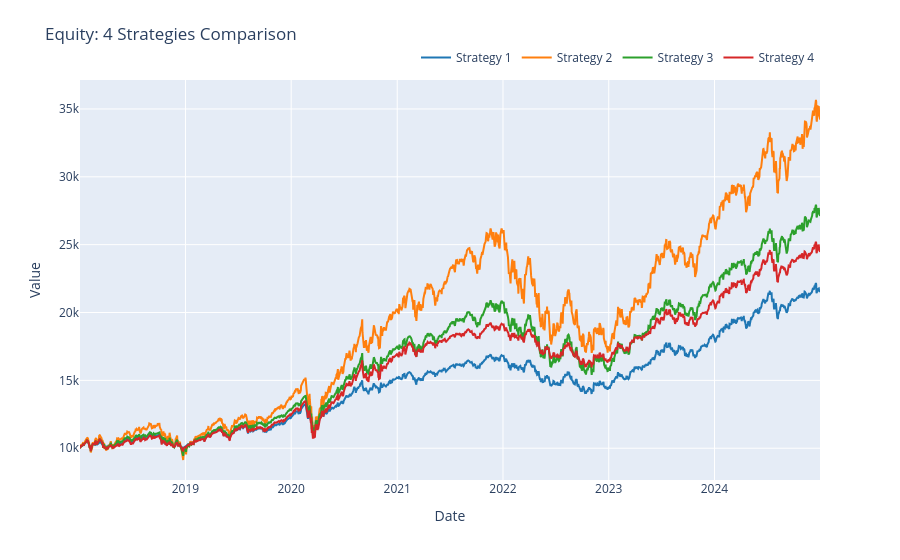

The cell this chart's notebook holds for it:
### Code cell
plot_strategy_comparison_interactive(
    result_vix_regime,
    result_qqq_only,
    schedule_result,
    result_vix_freezing,)

### Figure 1 — Plotly figure (JSON) as saved in the notebook; plotly's stock layout.template omitted (floating-point values rounded to 4 significant figures; data arrays with more than 128 entries replaced by an {"elided": "..."} marker saying what was removed)
{"data": [{"hovertemplate": "Date: %{x|%Y-%m-%d}<br>Strategy 1: %{y:,.2f}<extra></extra>", "line": {"color": "#1f77b4", "width": 2}, "mode": "lines", "name": "Strategy 1", "type": "scatter", "x": {"elided": "1760 str values"}, "y": {"elided": "1760 float values"}}, {"hovertemplate": "Date: %{x|%Y-%m-%d}<br>Strategy 2: %{y:,.2f}<extra></extra>", "line": {"color": "#ff7f0e", "width": 2}, "mode": "lines", "name": "Strategy 2", "type": "scatter", "x": {"elided": "1760 str values"}, "y": {"elided": "1760 float values"}}, {"hovertemplate": "Date: %{x|%Y-%m-%d}<br>Strategy 3: %{y:,.2f}<extra></extra>", "line": {"color": "#2ca02c", "width": 2}, "mode": "lines", "name": "Strategy 3", "type": "scatter", "x": {"elided": "1760 str values"}, "y": {"elided": "1760 float values"}}, {"hovertemplate": "Date: %{x|%Y-%m-%d}<br>Strategy 4: %{y:,.2f}<extra></extra>", "line": {"color": "#d62728", "width": 2}, "mode": "lines", "name": "Strategy 4", "type": "scatter", "x": {"elided": "1760 str values"}, "y": {"elided": "1760 float values"}}], "layout": {"hovermode": "closest", "legend": {"orientation": "h", "x": 1, "xanchor": "right", "y": 1.02, "yanchor": "bottom"}, "margin": {"t": 80}, "title": {"text": "Equity: 4 Strategies Comparison"}, "xaxis": {"title": {"text": "Date"}}, "yaxis": {"title": {"text": "Value"}}}}
